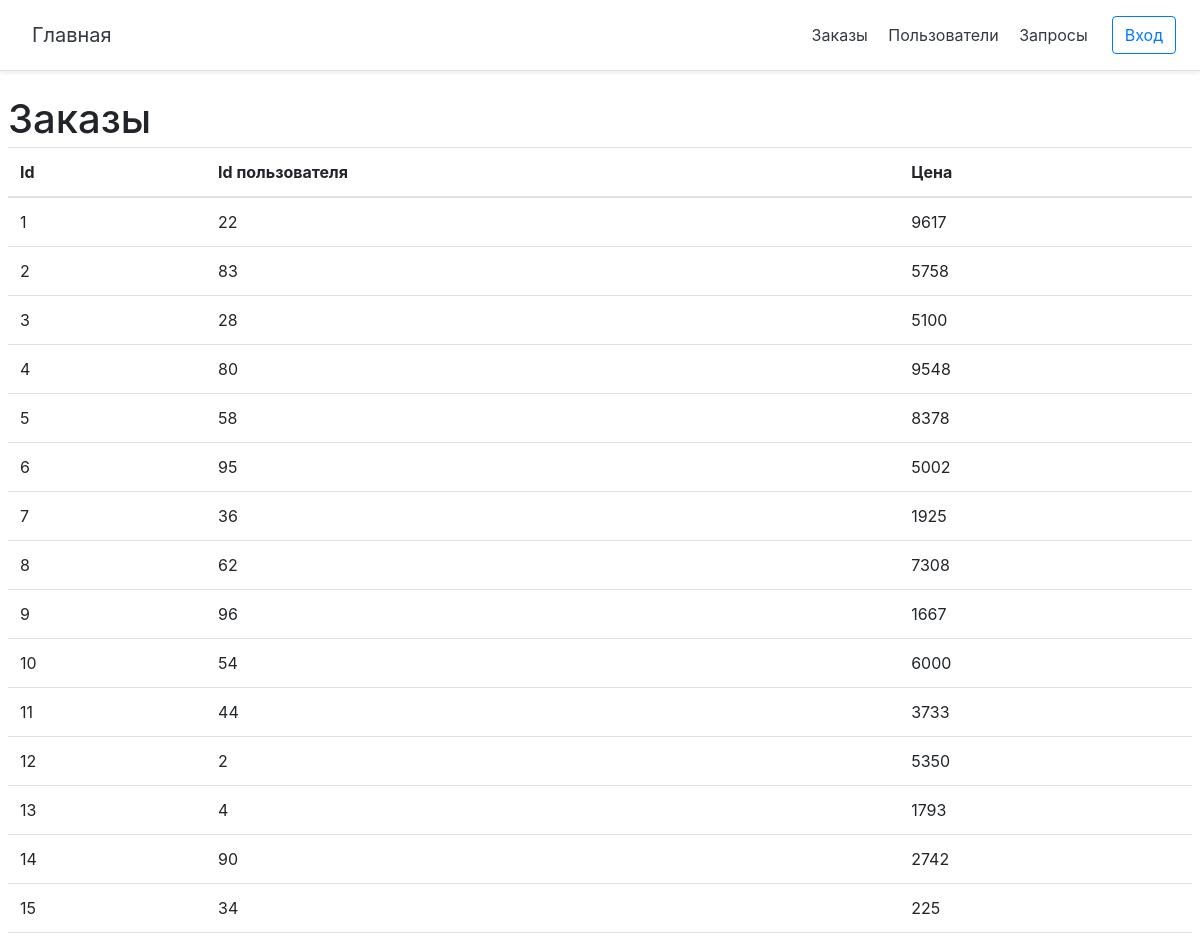
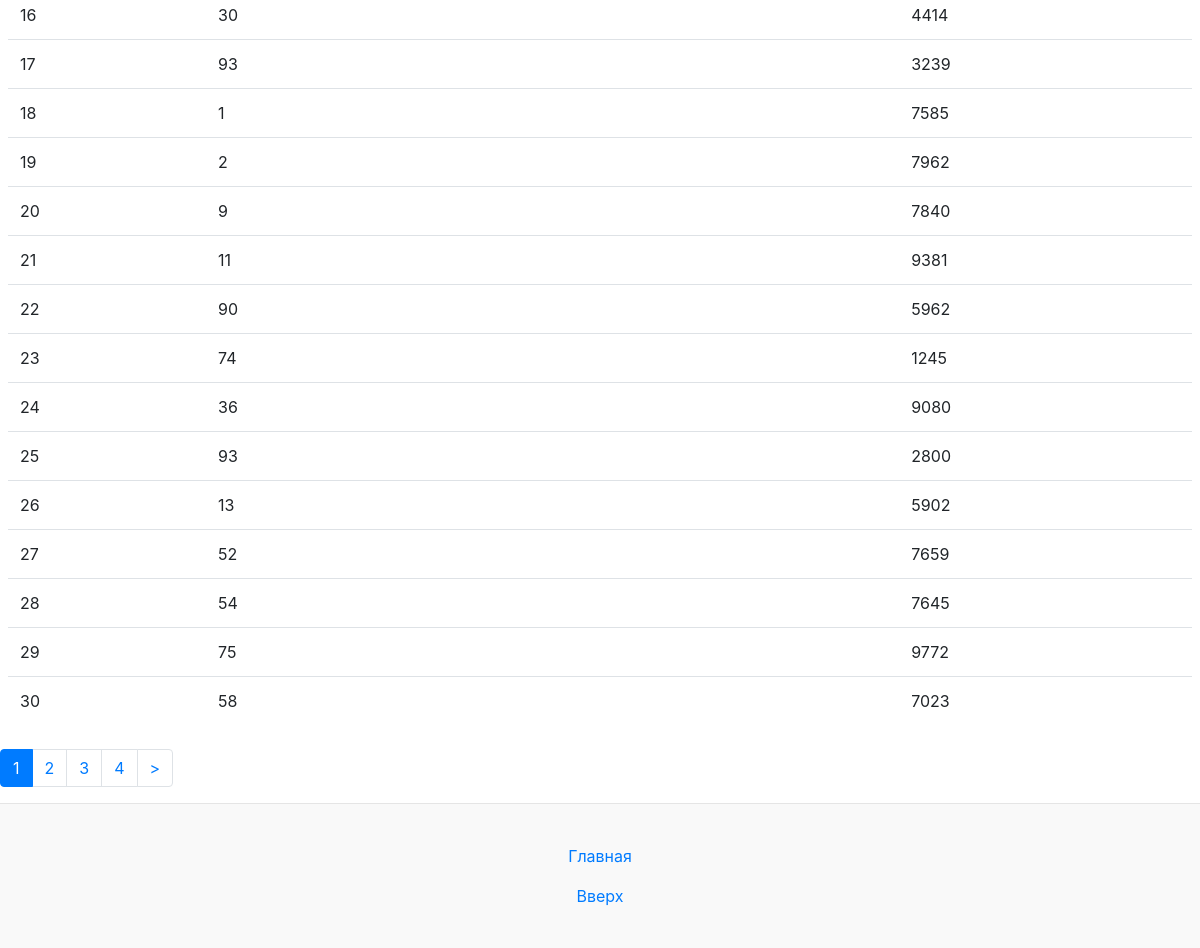
The page /orders on the database its author committed (2 pictures, top to bottom).
### tables this page shows
CREATE TABLE `orders` (
  `id` int NOT NULL,
  `user_id` int NOT NULL,
  `price` int NOT NULL
);

### config/routes.php (called while the page is built)
<?php
return array(
    'login' => 'site/login',
    'logout' => 'site/logout',
    'registration'=>'site/registration',
    'cabinet'=>'cabinet/index',
    'orders/page-([0-9]+)' => 'order/index/$1',
    'orders'=>'order/index',
    'users/page-([0-9]+)' => 'order/users/$1',
    'users'=>'order/users',
    'queries'=>'order/query',
    '' => 'site/login',
);

### controllers/OrderController.php (called while the page is built, shortened)
<?php
class OrderController extends BaseController
{
    public function actionIndex($page = 0)
    {
        $orderTotal = Order::getTotalOrderCount();
        $orderList = Order::getOrderList($page, self::ITEMS_ON_PAGE);
        $pagination = new Pagination($orderTotal, $page, self::ITEMS_ON_PAGE,'page-');
        require_once (ROOT.'/views/order/index.php');
        return true;
    }
}

### index.php (called while the page is built, shortened)
<?php
require_once (ROOT.'/components/Autoload.php');
$router = new Router();
$router->run();

### components/Autoload.php (called while the page is built, shortened)
<?php
function autoloader($class_name) {
    $array_paths = array
    (
        '/models/',
        '/components/',
        '/controllers/'
    );
    foreach ($array_paths as $path) {
        $path = ROOT.$path.$class_name.'.php';
    }
}

### models/User.php (called while the page is built, shortened)
<?php
class User
{
    public static function isGuest()
    {
        return !isset($_SESSION['user']);
    }
}

### models/Order.php (called while the page is built, shortened)
<?php
class Order
{
    public static $TABLE_NAME = 'orders';
    public static function getOrderList($page = 1, $limit = self::SHOW_BY_DEFAULT, $sort_column = self::SORT_BY_ID, $sort_by = self::SORT_ASC)
    {
        if($page <= 0) $page = 1;
        $offset = ($page - 1) * $limit;
        $db = Db::getConnection();
        $sql = 'SELECT * from '.self::$TABLE_NAME.' ORDER BY  '.$sort_column.' '.$sort_by.' LIMIT :limit OFFSET :offset';
        $result = $db->prepare($sql);
        $result->bindParam(':limit',$limit,PDO::PARAM_INT);
        $result->bindParam(':offset',$offset,PDO::PARAM_INT);
        $result->execute();
        $orderList = array();
        $i = 0;
        while ($row = $result->fetch())
        {
            $order = self::getOrderFromRow($row);
            $orderList[$i] = $order;
            $i++;
        }
        return $orderList;
    }
    public static function getOrderFromRow($row)
    {
        if($row)
        {
            $order = new Order();
            $order->id = $row['id'];
            $order->user_id = $row['user_id'];
            $order->price = $row['price'];
            return $order;
        }
        return false;
    }
    public static function getTotalOrderCount()
    {
        $db = Db::getConnection();
        $result = $db->query('SELECT COUNT(id) as count from '.self::$TABLE_NAME);
        $result->setFetchMode(PDO::FETCH_ASSOC);
        $row = $result->fetch();
        return $row['count'];
    }
}

### views/order/index.php (the view)
<?php include(ROOT.'/views/layouts/header.php');?>
<div class=".col-9 p-2">
    <h2 class="blog-post-title">Заказы</h2>
    <table class="table">
        <thead>
        <tr>
            <th scope="col">Id</th>
            <th scope="col">Id пользователя</th>
            <th scope="col">Цена</th>
        </tr>
        </thead>
        <tbody>
        <?
        foreach ($orderList as $item) {
            ?>
            <tr>
                <td><?=$item->id?></td>
                <td><?=$item->user_id?></td>
                <td><?=$item->price?></td>
            </tr>
            <?
        }
        ?>
        </tbody>
    </table>
</div>
    <nav>
        <?=$pagination->get() ?>
    </nav>
<? include(ROOT.'/views/layouts/footer.php'); ?>

### components/Router.php (shortened to what this page needs)
<?php
class Router
{
    private $routes;
    public function __construct()
    {
        $routesPath = ROOT.'/config/routes.php';
        $this->routes = include($routesPath);
    }
    private function getURI()
    {
        if(!empty($_SERVER['REQUEST_URI'])){
            return trim($_SERVER['REQUEST_URI'], '/');
        }
    }
    public function run()
    {
        $url = $this->getURI();
        foreach ($this->routes as $uriPattern => $path) {
            if(preg_match("~$uriPattern~",$url))
            {
                $internalRoute = preg_replace("~$uriPattern~", $path, $url);
                $segments = explode('/', $internalRoute);
                $controllerName = array_shift($segments).'Controller';
                $actionName = 'action'.ucfirst(array_shift($segments));
                $parametrs = $segments;
                $controllerObject = new $controllerName;
                $result =  call_user_func_array(array($controllerObject, $actionName), $parametrs);
                if($result != null ){
                    break;
                }
            }
        }
    }
}

### views/layouts/header.php (shortened to what this page needs)
<!doctype html>
<html lang="en">
<head>
    <link href="/web/css/bootstrap.min.css" rel="stylesheet">
    <link href="../../web/css/font-awesome.min.css" rel="stylesheet">
    <link href="../../web/css/main.css" rel="stylesheet">
    <link href="../web/css/form-validation.css" rel="stylesheet">
</head>
<body>
<div class="d-flex flex-column flex-md-row align-items-center p-3 px-md-4 mb-3 bg-white border-bottom shadow-sm">
    <h5 class="my-0 mr-md-auto font-weight-normal">
        <a class="p-2 text-dark" href="/">
            Главная
        </a></h5>
    <nav class="my-2 my-md-0 mr-md-3">
        <a class="p-2 text-dark" href="/orders">Заказы</a>
        <a class="p-2 text-dark" href="/users">Пользователи</a>
        <a class="p-2 text-dark" href="/queries">Запросы</a>
    </nav>
    <?
    if(User::isGuest()) {
        ?>
            <a class="btn btn-outline-primary" href="/login">Вход</a>
        <?
    } else {
        ?>
        <a class="p-2 text-dark" href="/cabinet">Личный кабинет</a>
        <a class="btn btn-outline-primary" href="/logout">Выход</a>
    <?}
    ?>
</div>

### components/Pagination.php (shortened to what this page needs)
<?php
class Pagination
{
    private $max = 10;
    private $index = 'page';
    private $current_page;
    private $total;
    private $limit;
    public function __construct($total, $currentPage, $limit, $index)
    {
        $this->total = $total;
        $this->limit = $limit;
        $this->index = $index;
        $this->amount = $this->amount();
    }
    public function get()
    {
        $links = null;
        $limits = $this->limits();
        $html = '<ul class="pagination">';
        for ($page = $limits[0]; $page <= $limits[1]; $page++) {
            if ($page == $this->current_page) {
                $links .= '<li class="page-item active"><a class="page-link" href="#">' . $page . '</a></li>';
            } else {
                $links .= $this->generateHtml($page);
            }
        }
        if (!is_null($links)) {
            if ($this->current_page < $this->amount)
                $links .= $this->generateHtml($this->amount, '&gt;');
        }
        $html .= $links . '</ul>';
        return $html;
    }
    private function generateHtml($page, $text = null)
    {
        if (!$text)
            $text = $page;
        $currentURI = rtrim($_SERVER['REQUEST_URI'], '/') . '/';
        $currentURI = preg_replace('~/page-[0-9]+~', '', $currentURI);
        return
            '<li class="page-item"><a class="page-link" href="' . $currentURI . $this->index . $page . '">' . $text . '</a></li>';
    }
    private function limits()
    {
        $left = $this->current_page - round($this->max / 2);
        $start = $left > 0 ? $left : 1;
        if ($start + $this->max <= $this->amount)
            $end = $start > 1 ? $start + $this->max : $this->max;
        else {
            $end = $this->amount;
            $start = $this->amount - $this->max > 0 ? $this->amount - $this->max : 1;
        }
        return
            array($start, $end);
    }
    private function setCurrentPage($currentPage)
    {
        $this->current_page = $currentPage;
        if ($this->current_page > 0) {
            if ($this->current_page > $this->amount)
                $this->current_page = $this->amount;
        } else
            $this->current_page = 1;
    }
    private function amount()
    {
        return ceil($this->total / $this->limit);
    }
}

### views/layouts/footer.php (shortened to what this page needs)
<footer class="blog-footer">
    <p> <a href="/">Главная</a></p>
    <p>
        <a href="#">Вверх</a>
    </p>
</footer>
</body>
</html>

### web/css/main.css (style rules this page uses)
html { font-size: 14px; }
@media (min-width: 768px) { html { font-size: 16px; } }
.blog-post-title { margin-bottom: .25rem; font-size: 2.5rem; }
.blog-footer { padding: 2.5rem 0; color: #999; text-align: center; background-color: #f9f9f9; border-top: .05rem solid #e5e5e5; }
.blog-footer p:last-child { margin-bottom: 0; }
html, body { height: 100%; }

### rows shown on the page
orders: id "1", user "22", price "9617"
orders: id "2", user "83", price "5758"
orders: id "3", user "28", price "5100"
orders: id "4", user "80", price "9548"
orders: id "5", user "58", price "8378"
orders: id "6", user "95", price "5002"
orders: id "7", user "36", price "1925"
orders: id "8", user "62", price "7308"
orders: id "9", user "96", price "1667"
orders: id "10", user "54", price "6000"
orders: id "11", user "44", price "3733"
orders: id "12", user "2", price "5350"
orders: id "13", user "4", price "1793"
orders: id "14", user "90", price "2742"
orders: id "15", user "34", price "225"
orders: id "16", user "30", price "4414"
orders: id "17", user "93", price "3239"
orders: id "18", user "1", price "7585"
orders: id "19", user "2", price "7962"
orders: id "20", user "9", price "7840"
orders: id "21", user "11", price "9381"
orders: id "22", user "90", price "5962"
orders: id "23", user "74", price "1245"
orders: id "24", user "36", price "9080"
orders: id "25", user "93", price "2800"
orders: id "26", user "13", price "5902"
orders: id "27", user "52", price "7659"
orders: id "28", user "54", price "7645"
orders: id "29", user "75", price "9772"
orders: id "30", user "58", price "7023"

### other values the page prints
$text "2"
$text "3"
$text "4"
$text ">"
